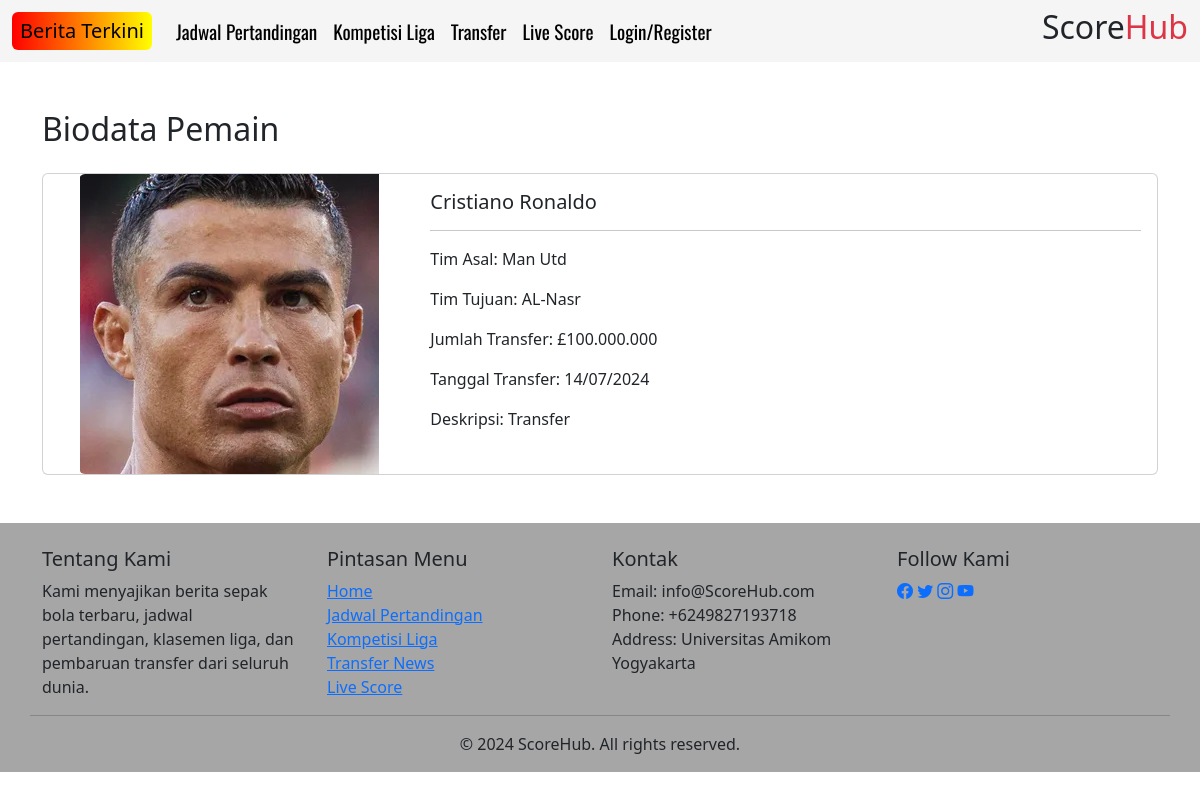
Screenshot of /UAS_Pemweb/biodata_pemain.php?id=17 with the database file from the repository.
### tables this page shows
CREATE TABLE `transfer` (
  `transfer_id` int(11) NOT NULL,
  `nama_pemain` varchar(100) NOT NULL,
  `tim_asal` varchar(100) NOT NULL,
  `tim_tujuan` varchar(100) NOT NULL,
  `jumlah_transfer` decimal(10,2) NOT NULL,
  `tanggal_transfer` date NOT NULL,
  `deskripsi` text DEFAULT NULL,
  `gambar_pemain` varchar(255) DEFAULT NULL
);

### UAS_Pemweb/biodata_pemain.php (the view, shortened to what this page needs)
<?php
include "config.php";
$transfer_id = $_GET['id'];
$sql = "SELECT * FROM transfer WHERE transfer_id = $transfer_id";
$result = mysqli_query($config, $sql);
if (mysqli_num_rows($result) > 0) {
    $player = mysqli_fetch_assoc($result);
} else {
    echo "Pemain tidak ditemukan.";
    exit();
}
?>
<!DOCTYPE html>
<html lang="en">
<head>
    <link href="https://cdn.jsdelivr.net/npm/bootstrap@5.3.3/dist/css/bootstrap.min.css" rel="stylesheet">
    <link rel="stylesheet" href="https://cdn.jsdelivr.net/npm/bootstrap-icons@1.5.0/font/bootstrap-icons.css">
    <link rel="stylesheet" href="style.css">
    <link href="https://cdn.jsdelivr.net/npm/bootstrap@5.3.3/dist/css/bootstrap.min.css" rel="stylesheet">
</head>
<body>
    <nav class="navbar navbar-expand-lg position-relative sticky-top">
    <div class="container-fluid text-center">
        <a class="navbar-brand rounded py-1 px-2 z-1" href="index.php">Berita Terkini</a>
        <div class="collapse navbar-collapse " id="navbarNavDropdown">
            <ul class="navbar-nav mb-2 mb-lg-0 text-end">
                <li class="nav-item">
                    <a class="nav-link active" aria-current="page" href="jadwal_pertandingan.php">Jadwal Pertandingan</a>
                </li>
                <li class="nav-item">
                    <a class="nav-link active" aria-current="page" href="kompetisi_liga.php">Kompetisi Liga</a>
                </li>
                <li class="nav-item">
                    <a class="nav-link active" aria-current="page" href="transfer.php">Transfer</a>
                </li>
                <li class="nav-item">
                    <a class="nav-link active" aria-current="page" href="live_score.php">Live Score</a>
                </li>
                <li class="nav-item dropdown">
                    <a class="nav-link dropdown-toggle" href="#" role="button" data-bs-toggle="dropdown" aria-expanded="false">
                        Login/Register
                    </a>
                </li>
            </ul>
            <div class="ms-auto">
                <h2>Score<span class="text-danger">Hub</span></h2>
            </div>
        </div>
    </div>
</nav>
    <div class="container mt-5">
        <h2 class="mb-4">Biodata Pemain</h2>
        <div class="card">
            <div class="row g-0">
                <div class="col-md-4 d-flex align-items-center justify-content-center">
                    <img src="admin/upload/<?php echo $player['gambar_pemain']; ?>" class="img-fluid rounded-start img-fixed-size" alt="<?php echo $player['gambar_pemain'] ?>">
                </div>
                <div class="col-md-8">
                    <div class="card-body">
                        <h5 class="card-title"><?php echo $player['nama_pemain']; ?></h5>
                        <div><hr></div>
                        <p class="card-text">Tim Asal: <?php echo $player['tim_asal']; ?></p>
                        <p class="card-text">Tim Tujuan: <?php echo $player['tim_tujuan']; ?></p>
                        <p class="card-text">Jumlah Transfer: £<?php echo number_format($player['jumlah_transfer'], 0, ',', '.'); ?></p>
                        <p class="card-text">Tanggal Transfer: <?php echo date('d/m/Y', strtotime($player['tanggal_transfer'])); ?></p>
                        <p class="card-text">Deskripsi: <?php echo $player['deskripsi']; ?></p>
                    </div>
                </div>
            </div>
        </div>
    </div>
    <footer class="footer">
        <div class="container mt-5">
            <div class="row">
                <div class="col-md-3 mt-4">
                    <h5>Tentang Kami</h5>
                    <p>Kami menyajikan berita sepak bola terbaru, jadwal pertandingan, klasemen liga, dan pembaruan transfer dari seluruh dunia.</p>
                </div>
                <div class="col-md-3 mt-4">
                    <h5>Pintasan Menu</h5>
                    <ul class="list-unstyled">
                        <li><a href="index.php">Home</a></li>
                        <li><a href="jadwal_pertandingan.php">Jadwal Pertandingan</a></li>
                        <li><a href="kompetisi_liga.php">Kompetisi Liga</a></li>
                        <li><a href="transfer.php">Transfer News</a></li>
                        <li><a href="live_score.php">Live Score</a></li>
                    </ul>
                </div>
                <div class="col-md-3 mt-4">
                    <h5>Kontak</h5>
                    <ul class="list-unstyled">
                        <li>Email: info@ScoreHub.com</li>
                        <li>Phone: +6249827193718</li>
                        <li>Address: Universitas Amikom Yogyakarta</li>
                    </ul>
                </div>
                <div class="col-md-3 mt-4">
                    <h5>Follow Kami</h5>
                    <div class="social-icons">
                        <a href="#"><i class="bi bi-facebook"></i></a>
                        <a href="#"><i class="bi bi-twitter"></i></a>
                        <a href="#"><i class="bi bi-instagram"></i></a>
                        <a href="#"><i class="bi bi-youtube"></i></a>
                    </div>
                </div>
                <hr>
                <div class="text-center">
                    <p>&copy; 2024 ScoreHub. All rights reserved.</p>
                </div>
            </div>
        </div>
    </footer>
</body>
</html>

### UAS_Pemweb/style.css (style rules this page uses)
body { background-color: white !important; font-family: 'Oswald', sans-serif; }
.navbar { background-color: rgb(166, 166, 166); padding: 15px; }
.navbar-nav .nav-link, .nav-item.dropdown { position: relative; display: inline-block; padding-bottom: 5px; font-family: 'Oswald', sans-serif; font-size: 1.2rem; transition: transform 0.3s ease, color 0.3s ease; }
.navbar { background-color: rgb(245, 245, 245); padding: 15px; }
.navbar-nav .nav-link, .nav-item.dropdown .nav-link { position: relative; display: inline-block; padding-bottom: 5px; font-family: 'Oswald', sans-serif; font-size: 1.2rem; transition: transform 0.3s ease, color 0.3s ease; text-decoration: none; color: black; }
.navbar-nav .nav-item.dropdown .nav-link { text-decoration: none; padding-bottom: 0; }
.navbar-nav .nav-link::after, .nav-item.dropdown .nav-link::after { content: ''; position: absolute; width: 0; height: 0; display: none; margin-top: 5px; right: 0; background: currentColor; transition: width 0.3s ease; }
.container-fluid .navbar-brand { background: linear-gradient(to right, red, yellow); }
.footer { background-color: rgb(166, 166, 166); }

### UAS_Pemweb/biodata_pemain.php (style rules this page uses)
.img-fixed-size { width: 300px; height: 300px; object-fit: cover; }

### rows the page displays
transfer: gambar_pemain (picture), nama_pemain "Cristiano Ronaldo", tim_asal "Man Utd", tim_tujuan "AL-Nasr", jumlah_transfer "100.000.000", tanggal_transfer "14/07/2024", deskripsi "Transfer"
